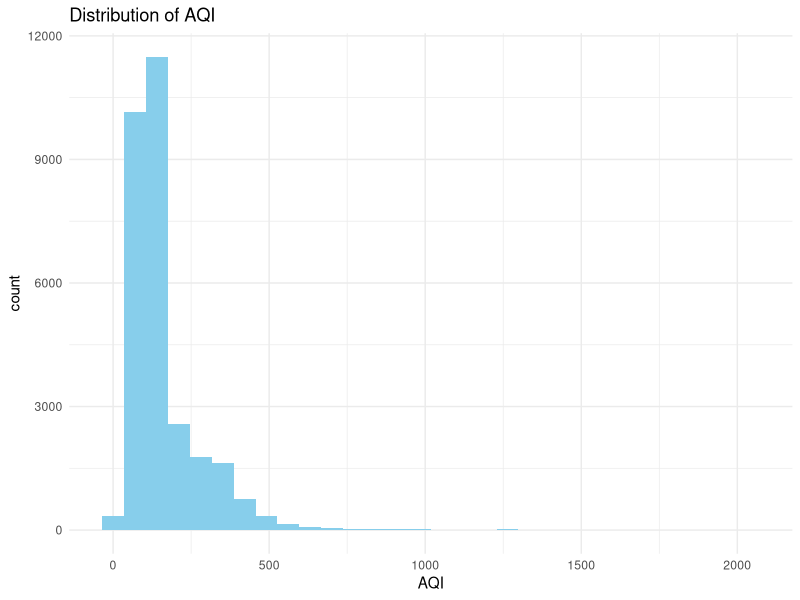

Here is the R script that generated this plot: (Note: this script raises an error after producing the figure.)
install.packages(c("tidyverse","lubridate","corrplot",
                   "caret","randomForest","nnet"))

library(tidyverse)
library(lubridate)
library(corrplot)
library(caret)
library(randomForest)
library(nnet)

# 2. Import Dataset
aqi_data <- read.csv("city_day.csv", check.names = FALSE)

print("Dataset Structure")
str(aqi_data)

print("Summary Statistics")
summary(aqi_data)

# 3. Data Cleaning
# Convert Date
aqi_data$Date <- as.Date(aqi_data$Date)

# Extract Year and Month
aqi_data$Year <- year(aqi_data$Date)
aqi_data$Month <- month(aqi_data$Date)

# Fill missing values with median
numeric_cols <- c("PM2.5","PM10","NO","NO2","NOx",
                  "NH3","CO","SO2","O3",
                  "Benzene","Toluene","Xylene","AQI")

for(col in numeric_cols){
  aqi_data[[col]][is.na(aqi_data[[col]])] <- 
    median(aqi_data[[col]], na.rm = TRUE)
}

# 4. Exploratory Data Analysis
# AQI Distribution
ggplot(aqi_data, aes(x = AQI)) +
  geom_histogram(bins = 30, fill = "skyblue") +
  ggtitle("Distribution of AQI") +
  theme_minimal()

# 5. Correlation Matrix
numeric_data <- aqi_data %>%
  select(`PM2.5`, PM10, NO, NO2, NOx, NH3,
         CO, SO2, O3, Benzene,
         Toluene, Xylene, AQI)

cor_matrix <- cor(numeric_data)

corrplot(cor_matrix,
         method = "color",
         type = "upper",
         tl.cex = 0.8)

# 6. Train-Test Split
set.seed(123)

trainIndex <- createDataPartition(aqi_data$AQI,
                                  p = 0.8,
                                  list = FALSE)

trainData <- aqi_data[trainIndex, ]
testData <- aqi_data[-trainIndex, ]

# 7. Linear Regression Model
lm_model <- lm(AQI ~ `PM2.5` + PM10 + NO + NO2 +
                 NOx + CO + SO2 + O3,
               data = trainData)

print("Linear Regression Summary")
summary(lm_model)

predictions <- predict(lm_model, testData)

# Evaluation
rmse <- sqrt(mean((predictions - testData$AQI)^2))
mae <- mean(abs(predictions - testData$AQI))
r2 <- summary(lm_model)$r.squared

print(paste("Linear Regression RMSE:", rmse))
print(paste("Linear Regression MAE:", mae))
print(paste("Linear Regression R2:", r2))

# 8. AQI Classification Model
aqi_data$AQI_Bucket <- as.factor(aqi_data$AQI_Bucket)

multi_model <- multinom(AQI_Bucket ~ `PM2.5` + PM10 +
                          NO2 + CO + O3,
                        data = aqi_data)

print("Classification Model Summary")
summary(multi_model)

# 9. ANOVA Analysis
anova_model <- aov(AQI ~ City, data = aqi_data)

print("ANOVA Results")
summary(anova_model)

# 10. Random Forest Model
rf_model <- randomForest(AQI ~ `PM2.5` + PM10 +
                           NO2 + CO + O3,
                         data = trainData,
                         importance = TRUE)

rf_pred <- predict(rf_model, testData)

rf_rmse <- sqrt(mean((rf_pred - testData$AQI)^2))
rf_mae <- mean(abs(rf_pred - testData$AQI))

print(paste("Random Forest RMSE:", rf_rmse))
print(paste("Random Forest MAE:", rf_mae))

# Variable Importance
varImpPlot(rf_model)

# 11. Model Comparison


results <- data.frame(
  Model = c("Linear Regression","Random Forest"),
  RMSE = c(rmse, rf_rmse),
  MAE = c(mae, rf_mae)
)

print("Model Comparison")
print(results)


# 12. Export Results
write.csv(aqi_data, "Cleaned_AQI_Data.csv")

output <- data.frame(
  Actual = testData$AQI,
  Linear_Predicted = predictions,
  RF_Predicted = rf_pred
)

write.csv(output, "AQI_Predictions.csv")

print("Project Completed Successfully")
